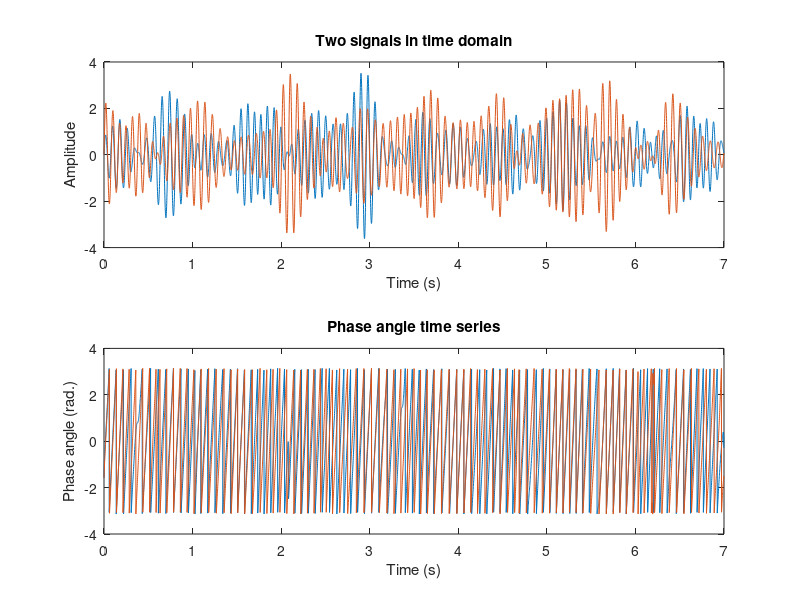
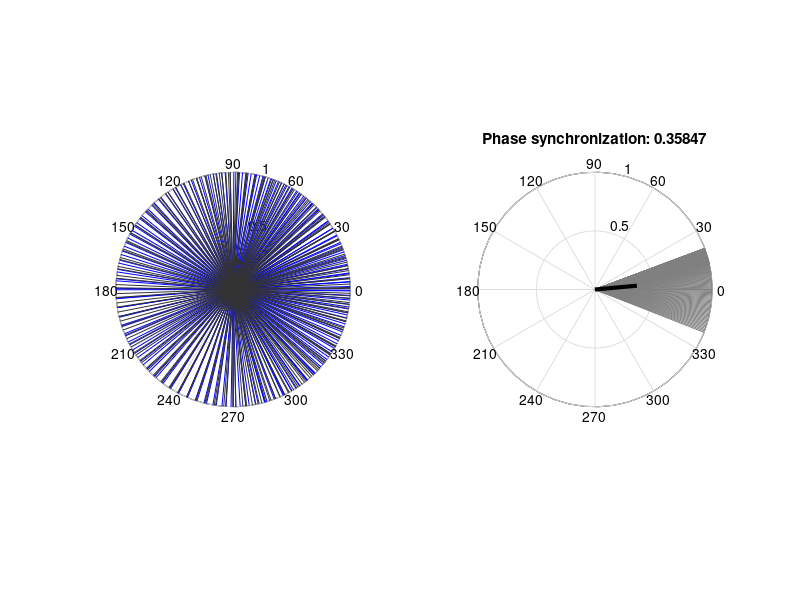

Recreate these plots in MATLAB, in order.
%%
%     COURSE: Solved challenges in neural time series analysis
%    SECTION: Connectivity
%      VIDEO: Synchronization in simulated noisy oscillators
% Instructor: sincxpress.com
%
%%

% simulation details
pnts  = 7000;
srate = 1000;
time  = (0:pnts-1)/srate;


% create filtered noise
frange = [10 15]; % in frequency
order  = round( 20*srate/frange(1) );

% filter kernel
filtkern = fir1(order,frange/(srate/2));

% create noise
noise1 = 10 * filtfilt(filtkern,1,randn(1,pnts));
noise2 = 10 * filtfilt(filtkern,1,randn(1,pnts));

% signal is pure sine wave plus noise
signal1 = sin(2*pi*mean(frange)*time) + noise1;
signal2 = sin(2*pi*mean(frange)*time) + noise2;


% plot the signals
figure(1), clf
subplot(211)
plot(time,signal1, time,signal2)
xlabel('Time (s)'), ylabel('Amplitude')
title('Two signals in time domain')

%% calculate phase synchronization

% extract angles from Hilbert transform
angles1 = angle(hilbert( signal1 ));
angles2 = angle(hilbert( signal2 ));

% show phase angle time series
subplot(212)
plot(time,angles1, time,angles2)
xlabel('Time (s)'), ylabel('Phase angle (rad.)')
title('Phase angle time series')

% synchronization as average vector
avevec = mean(exp(1i*( angles1-angles2 )));

%% more plotting

figure(2), clf

% polar plot of angles from the two oscillators
subplot(121)
N2plot = 200;
h1 = polar([zeros(1,N2plot); angles1(1:N2plot)],[zeros(1,N2plot); ones(1,N2plot)]);
hold on
h2 = polar([zeros(1,N2plot); angles2(1:N2plot)],[zeros(1,N2plot); ones(1,N2plot)]);
% adjust the colors...
set(h1,'color','b')
set(h2,'color',ones(1,3)*.2)



% phase angle differences distribution
subplot(122)
% N2plot = pnts;
h = polar([zeros(1,N2plot); angles1(1:N2plot)-angles2(1:N2plot)],[zeros(1,N2plot); ones(1,N2plot)]);
set(h,'color',ones(1,3)*.5)
hold on

% now show the average phase angle...
h = polar([0 angle(avevec)],[0 abs(avevec)]);
set(h,'color','k','linew',3)

% ...and report the synchronization magnitude
title([ 'Phase synchronization: ' num2str( abs(avevec) ) ])

%% done.
